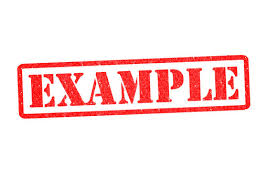
#> input picture backend/uploads/example.jpeg, 267 x 189 px
$ python -i algoritmo_genetico_deteccion_imagen.py   (imports and definitions only)
#> lines starting #> are read from the running program, lines starting #| are printed output that depends on the picture; long printed decimals are rounded
import random as rd
from PIL import Image, ImageEnhance, ImageFilter
import numpy as np

# Definir los parámetros para el procesamiento de imágenes
def getIndividuo():
    # Cada individuo tiene parámetros de brillo, contraste, umbral (filtros)
    return [rd.uniform(0.5, 1.5),  # Brillo
            rd.uniform(0.5, 1.5),  # Contraste
            rd.uniform(0, 255)]    # Umbral para la detección de bordes

# Definir población
def getPoblacion(numero):
    return [getIndividuo() for i in range(numero)]

# Función de evaluación del individuo (fitness)
def CalcularAdaptacion(individuo, img):
    # Descomponer el individuo en sus parámetros
    brillo, contraste, umbral = individuo

    # Procesar la imagen aplicando los valores del individuo
    enhancer = ImageEnhance.Brightness(img)
    img_bright = enhancer.enhance(brillo)

    enhancer = ImageEnhance.Contrast(img_bright)
    img_contrast = enhancer.enhance(contraste)

    img_gray = img_contrast.convert("L")  # Escala de grises
    img_edge = img_gray.filter(ImageFilter.FIND_EDGES)

    # Convertir la imagen en un array numpy para evaluar
    img_array = np.array(img_edge)

    # Aplicar umbral para contar bordes detectados
    edge_count = np.sum(img_array > umbral)

    # Fitness es el número de píxeles con bordes detectados
    return edge_count

# Cruce (mezclar parámetros entre padres)
def cruce(lPoblacion, lPadres):
    for i in range(len(lPoblacion)-1):
        puntoCruce = rd.randint(0, len(lPoblacion[0]) - 1)
        lPoblacion[i][:puntoCruce] = lPadres[0][1][:puntoCruce]
        lPoblacion[i][puntoCruce:] = lPadres[1][1][puntoCruce:]
    return lPoblacion

# Mutación (modificar aleatoriamente los parámetros)
def mutacion(listaCruzados, probMutacion=0.8):
    for i in range(len(listaCruzados)-1):
        if rd.random() <= probMutacion:
            punto = rd.randint(0, len(listaCruzados[0])-1)
            nuevo_valor = rd.uniform(0.5, 1.5) if punto < 2 else rd.randint(0, 255)
            listaCruzados[i][punto] = nuevo_valor
    return listaCruzados

# Cargar imagen para procesamiento
def run_genetic_algorithm(image_path):
    # Cargar imagen
#> called with image_path = 'uploads/example.jpeg'
    img = Image.open(image_path)
#> img is the input picture: PIL image 267x189 RGB; mean R, G, B 252.8, 227.4, 227.2

    # Parámetros iniciales
    tamanoPoblacion = 10
    numMejores = 5
    iteraciones = 100
    probMutacion = 0.8

    # Generar población inicial
    listaPoblacion = getPoblacion(tamanoPoblacion)

    for j in range(iteraciones):
        # Calculo de la adaptación
        listaValorados = [(CalcularAdaptacion(i, img), i) for i in listaPoblacion]
        listaOrdenados = sorted(listaValorados, reverse=True)

        # Selección de los mejores individuos
        listaSeleccionados = listaOrdenados[:numMejores]
        listaPadres = rd.sample(listaSeleccionados, 2)

        # Cruce de la población
        listaPoblacionCruzada = cruce(listaPoblacion, listaPadres)

        # Aplicar mutación
        listaPoblacionMutada = mutacion(listaPoblacionCruzada)

        # Actualizar población
        listaPoblacion = listaPoblacionMutada
#> this loop made 100 passes
#> pass 1, in CalcularAdaptacion, `img_bright = enhancer.enhance(brillo)`:
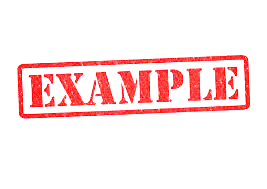
#> img_bright: PIL image 267x189 RGB; mean R, G, B 255, 231.3, 231.4
#> pass 1, in CalcularAdaptacion, `img_contrast = enhancer.enhance(contraste)`:
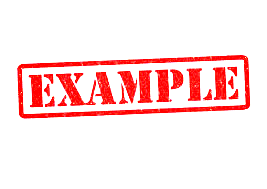
#> img_contrast: PIL image 267x189 RGB; mean R, G, B 255, 226.8, 226.8
#> pass 1, in CalcularAdaptacion, `img_gray = img_contrast.convert("L")`:
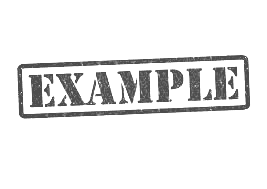
#> img_gray: PIL image 267x189 L; min 76, max 255, mean 235.2
#> pass 1, in CalcularAdaptacion, `img_edge = img_gray.filter(ImageFilter.FIND_EDGES)`:
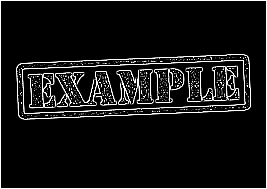
#> img_edge: PIL image 267x189 L; min 0, max 255, mean 20.7

    # Seleccionar el mejor individuo después de todas las iteraciones
    listaMejores = sorted([(CalcularAdaptacion(i, img), i) for i in listaPoblacion], reverse=True)
    mejor_individuo = listaMejores[0]

    print("\nMejor individuo después de " + str(iteraciones) + " iteraciones")
    print("Parámetros: Brillo: {}, Contraste: {}, Umbral: {}".format(
        mejor_individuo[1][0], mejor_individuo[1][1], mejor_individuo[1][2]))
#| Parámetros: Brillo: 0.8688, Contraste: 0.686, Umbral: 4
    print("Fitness (bordes detectados):", mejor_individuo[0])
#| Fitness (bordes detectados): 8655

    return mejor_individuo[1]

>>> result = run_genetic_algorithm('uploads/example.jpeg')
